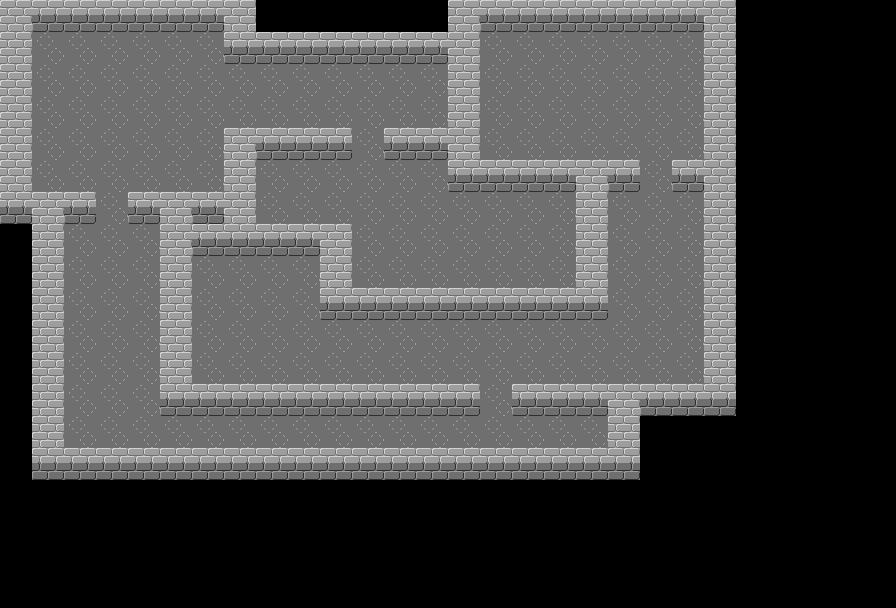

A level layout from a 2D game, rendered from its tile map. Below: a short description, then the map file with tile-grid data replaced by summaries:
An orthogonal 28x19 tile map with 32x32 px tiles, 2 tile layers (Background, Walls), 2 hidden layers not drawn and 92 objects (87x object, 4x player).

<map version="1.0" orientation="orthogonal" width="28" height="19" tilewidth="32" tileheight="32">
 <tileset firstgid="1" name="world" tilewidth="32" tileheight="32">
  <image source="../website/assets/world.png" width="256" height="256" />
 </tileset>
 <layer name="Background" width="28" height="19">
  <data>[532 cells, 532 non-empty, 2 distinct tile ids]</data>
 </layer>
 <layer name="Scenery" width="28" height="19" visible="0">
  <data>[532 cells, 0 non-empty, 0 distinct tile ids]</data>
 </layer>
 <layer name="Walls" width="28" height="19">
  <data>[532 cells, 132 non-empty, 2 distinct tile ids]</data>
 </layer>
 <objectgroup name="Spawns" width="28" height="19">
  <object name="player" gid="58" x="512" y="256">
   <properties>
    <property name="id" value="1" />
   </properties>
  </object>
  <object name="player" gid="59" x="640" y="288">
   <properties>
    <property name="id" value="4" />
   </properties>
  </object>
  <object name="player" gid="60" x="640" y="96">
   <properties>
    <property name="id" value="3" />
   </properties>
  </object>
  <object name="player" gid="61" x="160" y="96">
   <properties>
    <property name="id" value="2" />
   </properties>
  </object>
  <object name="object" gid="26" x="160" y="160">
   <properties>
    <property name="target" value="doors" />
    <property name="type" value="switch" />
   </properties>
  </object>
  <object name="object" gid="31" x="352" y="160">
   <properties>
    <property name="id" value="doorn" />
    <property name="type" value="door" />
   </properties>
  </object>
  <object name="object" gid="33" x="384" y="256">
   <properties>
    <property name="type" value="treasure" />
   </properties>
  </object>
  <object gid="33" x="416" y="256" />
  <object name="object" gid="33" x="384" y="224">
   <properties>
    <property name="type" value="treasure" />
   </properties>
  </object>
  <object name="object" gid="33" x="448" y="256">
   <properties>
    <property name="type" value="treasure" />
   </properties>
  </object>
  <object name="object" gid="33" x="64" y="160">
   <properties>
    <property name="type" value="treasure" />
   </properties>
  </object>
  <object name="object" gid="33" x="64" y="96">
   <properties>
    <property name="type" value="treasure" />
   </properties>
  </object>
  <object name="object" gid="31" x="640" y="192">
   <properties>
    <property name="id" value="doore" />
    <property name="type" value="door" />
   </properties>
  </object>
  <object name="object" gid="31" x="480" y="416">
   <properties>
    <property name="id" value="doors" />
    <property name="type" value="door" />
   </properties>
  </object>
  <object name="object" gid="31" x="96" y="224">
   <properties>
    <property name="id" value="doorw" />
    <property name="type" value="door" />
   </properties>
  </object>
  <object name="object" gid="26" x="224" y="320">
   <properties>
    <property name="target" value="doorw" />
    <property name="type" value="switch" />
   </properties>
  </object>
  <object name="object" gid="26" x="672" y="224">
   <properties>
    <property name="target" value="doore" />
    <property name="type" value="switch" />
   </properties>
  </object>
  <object name="object" gid="26" x="480" y="96">
   <properties>
    <property name="target" value="doorn" />
    <property name="type" value="switch" />
   </properties>
  </object>
  <object name="object" gid="33" x="320" y="192">
   <properties>
    <property name="type" value="treasure" />
   </properties>
  </object>
  <object name="object" gid="33" x="480" y="256">
   <properties>
    <property name="type" value="treasure" />
   </properties>
  </object>
  <object name="object" gid="33" x="576" y="96">
   <properties>
    <property name="type" value="treasure" />
   </properties>
  </object>
  <object name="object" gid="33" x="576" y="128">
   <properties>
    <property name="type" value="treasure" />
   </properties>
  </object>
  <object name="object" gid="33" x="544" y="128">
   <properties>
    <property name="type" value="treasure" />
   </properties>
  </object>
  <object name="object" gid="33" x="608" y="128">
   <properties>
    <property name="type" value="treasure" />
   </properties>
  </object>
  <object name="object" gid="33" x="544" y="64">
   <properties>
    <property name="type" value="treasure" />
   </properties>
  </object>
  <object name="object" gid="33" x="608" y="64">
   <properties>
    <property name="type" value="treasure" />
   </properties>
  </object>
  <object name="object" gid="33" x="576" y="64">
   <properties>
    <property name="type" value="treasure" />
   </properties>
  </object>
  <object name="object" gid="33" x="576" y="160">
   <properties>
    <property name="type" value="treasure" />
   </properties>
  </object>
  <object name="object" gid="33" x="544" y="160">
   <properties>
    <property name="type" value="treasure" />
   </properties>
  </object>
  <object name="object" gid="33" x="544" y="96">
   <properties>
    <property name="type" value="treasure" />
   </properties>
  </object>
  <object name="object" gid="33" x="608" y="96">
   <properties>
    <property name="type" value="treasure" />
   </properties>
  </object>
  <object name="object" gid="33" x="608" y="160">
   <properties>
    <property name="type" value="treasure" />
   </properties>
  </object>
  <object name="object" gid="33" x="480" y="224">
   <properties>
    <property name="type" value="treasure" />
   </properties>
  </object>
  <object name="object" gid="33" x="448" y="224">
   <properties>
    <property name="type" value="treasure" />
   </properties>
  </object>
  <object name="object" gid="33" x="416" y="224">
   <properties>
    <property name="type" value="treasure" />
   </properties>
  </object>
  <object name="object" gid="33" x="288" y="192">
   <properties>
    <property name="type" value="treasure" />
   </properties>
  </object>
  <object name="object" gid="33" x="320" y="224">
   <properties>
    <property name="type" value="treasure" />
   </properties>
  </object>
  <object name="object" gid="33" x="288" y="224">
   <properties>
    <property name="type" value="treasure" />
   </properties>
  </object>
  <object name="object" gid="33" x="672" y="352">
   <properties>
    <property name="type" value="treasure" />
   </properties>
  </object>
  <object name="object" gid="33" x="640" y="384">
   <properties>
    <property name="type" value="treasure" />
   </properties>
  </object>
  <object name="object" gid="33" x="608" y="352">
   <properties>
    <property name="type" value="treasure" />
   </properties>
  </object>
  <object name="object" gid="33" x="576" y="384">
   <properties>
    <property name="type" value="treasure" />
   </properties>
  </object>
  <object name="object" gid="33" x="544" y="352">
   <properties>
    <property name="type" value="treasure" />
   </properties>
  </object>
  <object name="object" gid="33" x="512" y="384">
   <properties>
    <property name="type" value="treasure" />
   </properties>
  </object>
  <object name="object" gid="33" x="480" y="352">
   <properties>
    <property name="type" value="treasure" />
   </properties>
  </object>
  <object name="object" gid="33" x="448" y="384">
   <properties>
    <property name="type" value="treasure" />
   </properties>
  </object>
  <object name="object" gid="33" x="416" y="352">
   <properties>
    <property name="type" value="treasure" />
   </properties>
  </object>
  <object name="object" gid="33" x="384" y="384">
   <properties>
    <property name="type" value="treasure" />
   </properties>
  </object>
  </objectgroup>
 <layer name="Roof" width="28" height="19" visible="0">
  <data>[532 cells, 0 non-empty, 0 distinct tile ids]</data>
 </layer>
</map>
<!-- 44 of 92 objects omitted -->